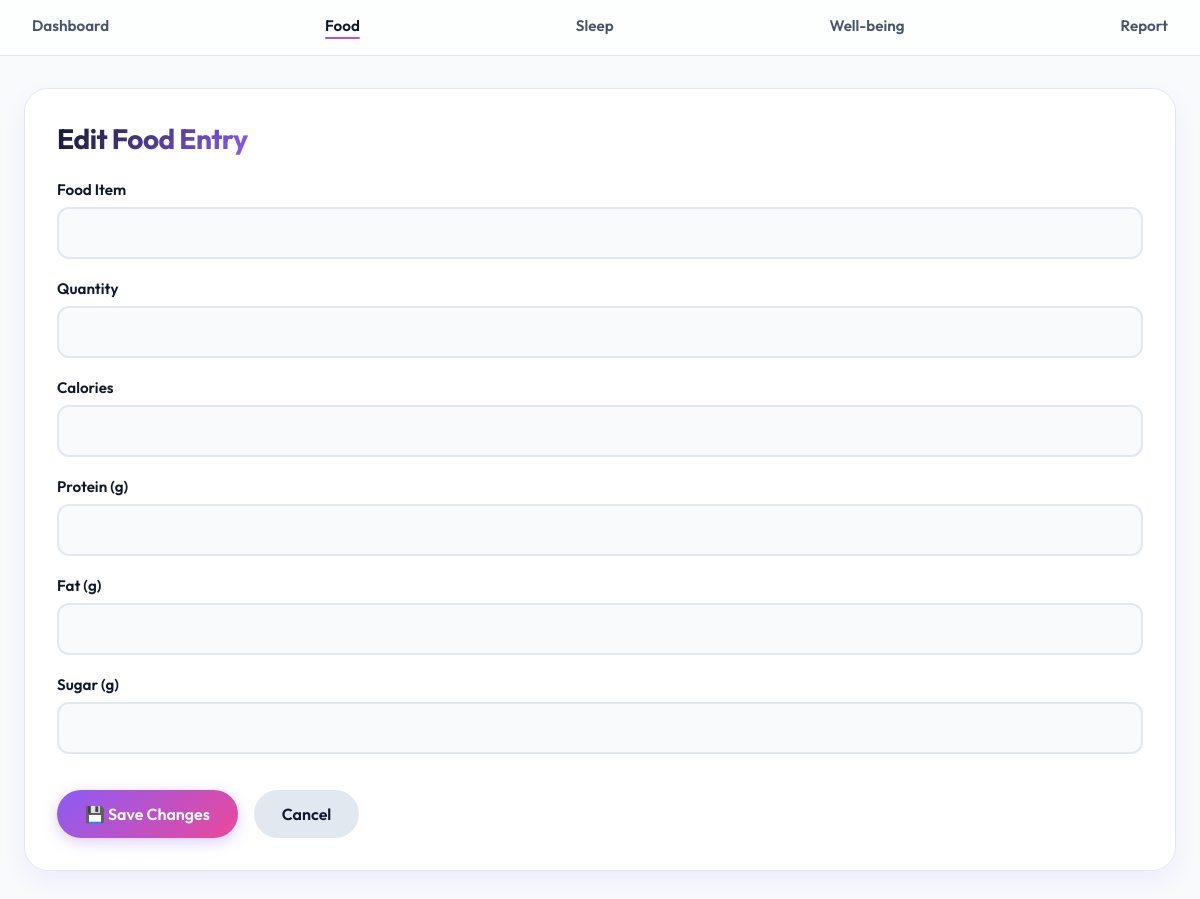
/food/edit/59, run on an earlier commit of the app's database.
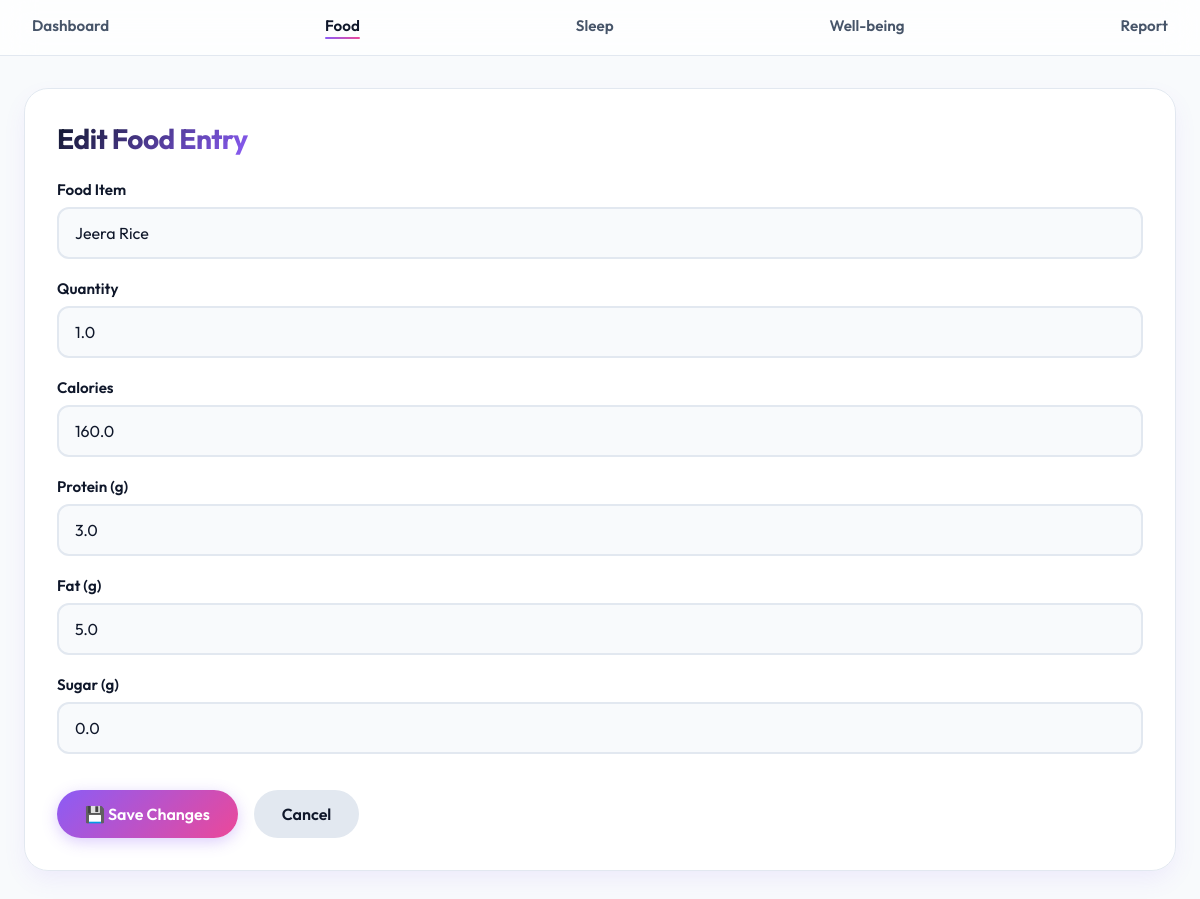
And on a later commit of the database.
### tables this page shows
CREATE TABLE food_log (
            id INTEGER PRIMARY KEY AUTOINCREMENT,
            date TEXT,
            meal TEXT,
            food TEXT,
            qty REAL,
            calories REAL,
            protein REAL,
            fat REAL,
            sugar REAL
        );

### app.py (the view, shortened to what this page needs)
@app.route("/food/edit/<int:id>", methods=["GET", "POST"])
def edit_food(id):
    db = get_db()
    food = db.execute("SELECT * FROM food_log WHERE id=?", (id,)).fetchone()
    db.close()
    return render_template("edit_food.html", f=food)

### app.py (called while the page is built)
def get_db():
    db = sqlite3.connect(DB_NAME)
    db.row_factory = sqlite3.Row
    return db

### templates/edit_food.html (shortened to what this page needs)
<!DOCTYPE html>
<html lang="en">
<head>
    <link rel="stylesheet" href="/static/style.css">
</head>
<body>
<div class="navbar">
    <a href="/">Dashboard</a>
    <a href="/food" class="active">Food</a>
    <a href="/sleep">Sleep</a>
    <a href="/wellbeing">Well-being</a>
    <a href="/report">Report</a>
</div>
<div class="page-container">
    <div class="card">
        <h2>Edit Food Entry</h2>
        <form method="post">
            <div class="form-row">
                <label>Food Item</label>
                <input type="text" value="{{ f.food }}" disabled>
            </div>
            <div class="form-row">
                <label>Quantity</label>
                <input
                    type="number"
                    step="0.1"
                    name="qty"
                    value="{{ f.qty }}"
                    required
                >
            </div>
            <div class="form-row">
                <label>Calories</label>
                <input
                    type="number"
                    step="0.1"
                    name="calories"
                    value="{{ f.calories }}"
                    required
                >
            </div>
            <div class="form-row">
                <label>Protein (g)</label>
                <input
                    type="number"
                    step="0.1"
                    name="protein"
                    value="{{ f.protein }}"
                    required
                >
            </div>
            <div class="form-row">
                <label>Fat (g)</label>
                <input
                    type="number"
                    step="0.1"
                    name="fat"
                    value="{{ f.fat }}"
                    required
                >
            </div>
            <div class="form-row">
                <label>Sugar (g)</label>
                <input
                    type="number"
                    step="0.1"
                    name="sugar"
                    value="{{ f.sugar }}"
                    required
                >
            </div>
            <div class="form-actions">
                <button type="submit" class="primary-btn">
                    💾 Save Changes
                </button>
                <a href="/food?date={{ f.date }}" class="secondary-btn">
                    Cancel
                </a>
            </div>
        </form>
    </div>
</div>
</body>
</html>

What changed in the data, as far as the page shows it:
added food_log: food "Jeera Rice", qty "1.0", calories "160.0", protein "3.0", fat "5.0", sugar "0.0"
